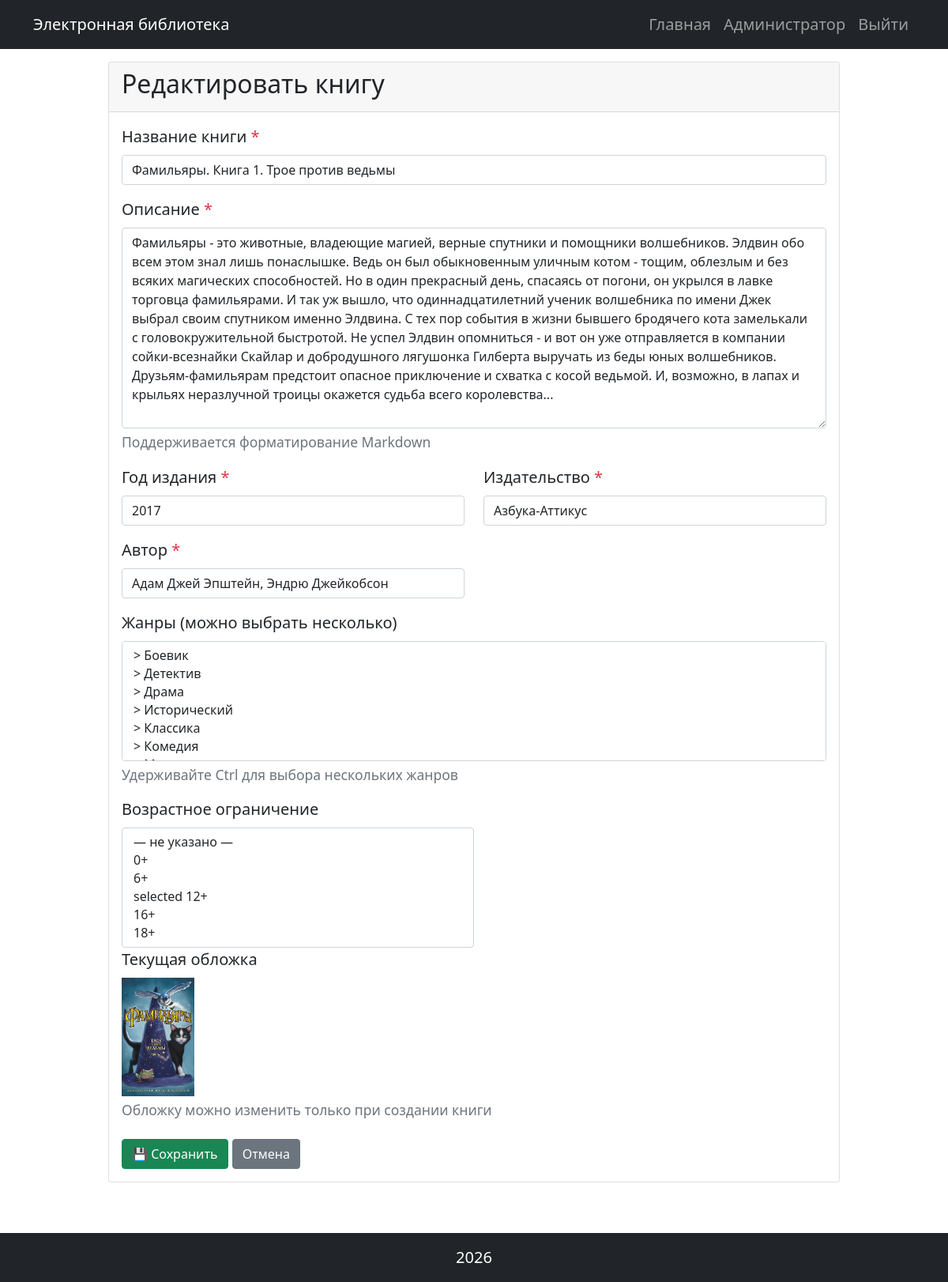
/book/7/edit (signed in), run on the app's committed database.
### models.py (models this page shows, shortened)
class Book(db.Model):
    __tablename__ = 'books'
    id = db.Column(db.Integer, primary_key=True)
    title = db.Column(db.String(200), nullable=False)
    description = db.Column(db.Text, nullable=False)
    year = db.Column(db.Integer, nullable=False)
    publisher = db.Column(db.String(200), nullable=False)
    author = db.Column(db.String(200), nullable=False)
    age = db.Column(db.Integer, nullable=False)
    created_at = db.Column(db.DateTime, default=datetime.now)
    genres = db.relationship('Genre', secondary=book_genre, lazy='subquery',
                             backref=db.backref('books', lazy=True))
    cover = db.relationship('Cover', back_populates='book', uselist=False,
                            cascade='all, delete-orphan', foreign_keys=[Cover.book_id])
    copies = db.relationship('BookCopy', back_populates='book',
                             cascade='all, delete-orphan', foreign_keys=[BookCopy.book_id])

class Cover(db.Model):
    __tablename__ = 'covers'
    id = db.Column(db.Integer, primary_key=True)
    filename = db.Column(db.String(255), nullable=False)
    mime_type = db.Column(db.String(100), nullable=False)
    md5_hash = db.Column(db.String(32), nullable=False, unique=True)
    book_id = db.Column(db.Integer, db.ForeignKey('books.id', ondelete='CASCADE'), nullable=False)
    book = db.relationship('Book', back_populates='cover', foreign_keys=[book_id])

### books.py (the view, shortened to what this page needs)
@books_bp.route('/book/<int:book_id>/edit', methods=['GET', 'POST'])
@login_required
def edit(book_id):
    if current_user.role.name != 'admin':
        flash('У вас недостаточно прав для выполнения данного действия', 'danger')
        return redirect(url_for('books.index'))
    book = Book.query.get_or_404(book_id)
    genres = Genre.query.order_by(Genre.name).all()
    form_data = {
        'title': book.title,
        'description': book.description,
        'year': book.year,
        'publisher': book.publisher,
        'author': book.author,
        'age': book.age,
        'genres': [g.id for g in book.genres],
    }
    return render_template('book_form.html', title='Редактировать книгу',
                           book=book, genres=genres, errors={}, form_data=form_data)

### app.py (called while the page is built)
@login_manager.user_loader
def load_user(user_id):
    return User.query.get(int(user_id))

### models.py (called while the page is built)
    @property
    def full_name(self):
        parts = [self.last_name, self.first_name, self.patronymic]
        return ' '.join([p for p in parts if p]) or self.login

### templates/book_form.html (shortened to what this page needs)
{% extends 'base.html' %}
{% block content %}
<div class="row justify-content-center">
    <div class="col-md-10">
        <div class="card">
            <div class="card-header">
                <h2>{{ title }}</h2>
            </div>
            <div class="card-body">
                <form method="POST" enctype="multipart/form-data">
                    <div class="mb-3">
                        <label for="title" class="form-label">Название книги <span class="text-danger">*</span></label>
                        <input type="text" class="form-control {% if errors.title %}is-invalid{% endif %}"
                               id="title" name="title" value="{{ form_data.get('title', '') }}" required>
                    </div>
                    <div class="mb-3">
                        <label for="description" class="form-label">Описание <span class="text-danger">*</span></label>
                        <textarea class="form-control {% if errors.description %}is-invalid{% endif %}"
                            id="description" name="description" rows="10">{{ form_data.get('description', '') }}</textarea>
                        {% if errors.description %}
                            <div class="invalid-feedback">{{ errors.description }}</div>
                        {% else %}
                            <div class="form-text">Поддерживается форматирование Markdown</div>
                        {% endif %}
                    </div>
                    <div class="row mb-3">
                        <div class="col-md-6">
                            <label for="year" class="form-label">Год издания <span class="text-danger">*</span></label>
                            <input type="number" class="form-control {% if errors.year %}is-invalid{% endif %}"
                                   id="year" name="year" value="{{ form_data.get('year', '') }}" required>
                        </div>
                        <div class="col-md-6">
                            <label for="publisher" class="form-label">Издательство <span class="text-danger">*</span></label>
                            <input type="text" class="form-control {% if errors.publisher %}is-invalid{% endif %}"
                                   id="publisher" name="publisher" value="{{ form_data.get('publisher', '') }}" required>
                        </div>
                    </div>
                    <div class="row mb-3">
                        <div class="col-md-6">
                            <label for="author" class="form-label">Автор <span class="text-danger">*</span></label>
                            <input type="text" class="form-control {% if errors.author %}is-invalid{% endif %}"
                                   id="author" name="author" value="{{ form_data.get('author', '') }}" required>
                        </div>
                    </div>
                    <div class="mb-3">
                        <label for="genres" class="form-label">Жанры (можно выбрать несколько)</label>
                        <select multiple class="form-select" id="genres" name="genres" size="6">
                            {% for genre in genres %}
                                <option value="{{ genre.id }}"> {% if genre.id|string in form_data.get('genres', []) %}selected{% endif %}>
</option>
                            {% endfor %}
                        </select>
                        {% if errors.genres %}
                            <div class="invalid-feedback">{{ errors.genres }}</div>
                        {% else %}
                            <div class="form-text">Удерживайте Ctrl для выбора нескольких жанров</div>
                        {% endif %}
                    </div>
                    <div class="col-md-6">
                        <label for="age" class="form-label">Возрастное ограничение</label>
                        <select class="form-select" id="age" name="age" size="6">
                            <option value="">— не указано —</option>
                            {% for a in [0, 6, 12, 16, 18] %}
                                <option value="{{ a }}">
                                </option>
                            {% endfor %}
                        </select>
                    </div>
                    {% if book is none %}
                    <div class="mb-3">
                        <label for="cover" class="form-label">Обложка <span class="text-danger">*</span></label>
                        <input type="file" class="form-control {% if errors.cover %}is-invalid{% endif %}"
                               id="cover" name="cover" accept="image/jpeg,image/png,image/gif" required>
                        {% if errors.cover %}
                            <div class="invalid-feedback">{{ errors.cover }}</div>
                        {% else %}
                            <div class="form-text">Поддерживаются форматы: JPG, PNG, GIF. Максимальный размер: 16 МБ</div>
                        {% endif %}
                    </div>
                    {% else %}
                        {% if book.cover %}
                            <div class="mb-3">
                                <label class="form-label">Текущая обложка</label>
                                <div>
                                    <img src="{{ url_for('static', filename='images/' + book.cover.filename) }}"
                                         alt="{{ book.title }}" style="max-height: 150px;">
                                </div>
                                <div class="form-text">Обложку можно изменить только при создании книги</div>
                            </div>
                        {% endif %}
                    {% endif %}
                    <div class="mt-4">
                        <button type="submit" class="btn btn-success">💾 Сохранить</button>
                        <a href="{{ url_for('books.index') }}" class="btn btn-secondary">Отмена</a>
                    </div>
                </form>
            </div>
        </div>
    </div>
</div>
{% endblock %}

### static/styles.css (style rules this page uses)
body { font-size: 1.25rem; }

### data on the page
Book: title "Фамильяры. Книга 1. Трое против ведьмы", description "Фамильяры - это животные, владеющие магией, верные спутники и помощники волшебников. Элдвин обо всем этом знал лишь понаслышке. Ведь он был обыкновенным уличным котом - тощим, облезлым и без всяких магических способностей. Но в один прекрасный день, спасаясь от погони, он укрылся в лавке торговца фамильярами. И так уж вышло, что одиннадцатилетний ученик волшебника по имени Джек выбрал своим спутником именно Элдвина. С тех пор события в жизни бывшего бродячего кота замелькали с головокружительной быстротой. Не успел Элдвин опомниться - и вот он уже отправляется в компании сойки-всезнайки Скайлар и добродушного лягушонка Гилберта выручать из беды юных волшебников. Друзьям-фамильярам предстоит…", year "2017", publisher "Азбука-Аттикус", author "Адам Джей Эпштейн, Эндрю Джейкобсон"
Cover: filename (picture)

### other printed values
{{ current_user.full_name }} "Администратор"
{{ title }} "Редактировать книгу"
